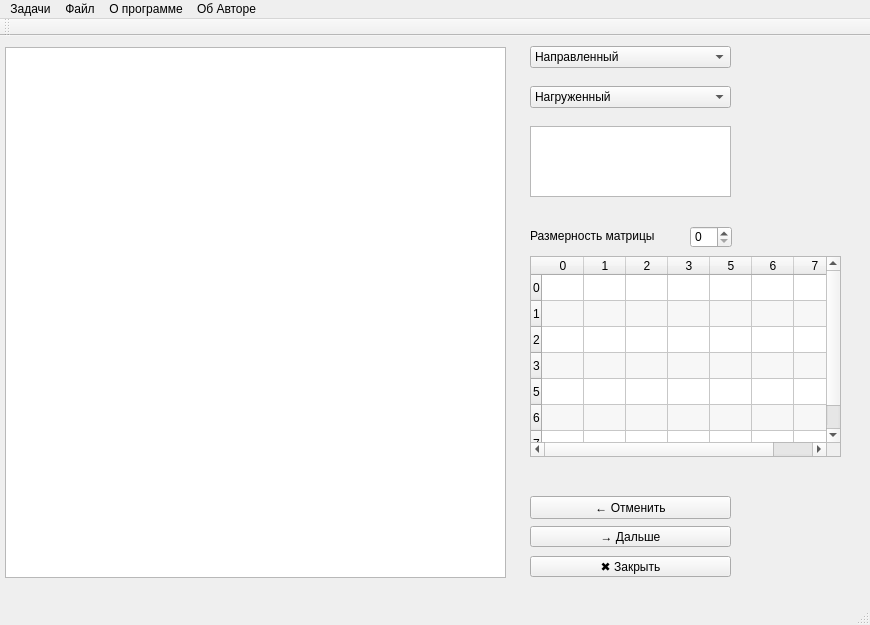
<?xml version="1.0" encoding="UTF-8"?>
<ui version="4.0">
 <class>MainWindow</class>
 <widget class="QMainWindow" name="MainWindow">
  <property name="geometry">
   <rect>
    <x>0</x>
    <y>0</y>
    <width>870</width>
    <height>625</height>
   </rect>
  </property>
  <property name="windowTitle">
   <string>MainWindow</string>
  </property>
  <widget class="QWidget" name="centralWidget">
   <widget class="QTextEdit" name="textInput">
    <property name="geometry">
     <rect>
      <x>530</x>
      <y>90</y>
      <width>201</width>
      <height>71</height>
     </rect>
    </property>
    <property name="focusPolicy">
     <enum>Qt::ClickFocus</enum>
    </property>
   </widget>
   <widget class="QPushButton" name="cancelButton">
    <property name="geometry">
     <rect>
      <x>530</x>
      <y>460</y>
      <width>201</width>
      <height>23</height>
     </rect>
    </property>
    <property name="text">
     <string>← Отменить</string>
    </property>
   </widget>
   <widget class="QPushButton" name="nextButton">
    <property name="geometry">
     <rect>
      <x>530</x>
      <y>490</y>
      <width>201</width>
      <height>21</height>
     </rect>
    </property>
    <property name="text">
     <string>→ Дальше</string>
    </property>
   </widget>
   <widget class="QPushButton" name="pushButton">
    <property name="geometry">
     <rect>
      <x>530</x>
      <y>520</y>
      <width>201</width>
      <height>21</height>
     </rect>
    </property>
    <property name="text">
     <string>✖ Закрыть</string>
    </property>
   </widget>
   <widget class="QTableView" name="tableView">
    <property name="geometry">
     <rect>
      <x>5</x>
      <y>11</y>
      <width>501</width>
      <height>531</height>
     </rect>
    </property>
   </widget>
   <widget class="QTableWidget" name="matrixWidget">
    <property name="geometry">
     <rect>
      <x>530</x>
      <y>220</y>
      <width>311</width>
      <height>201</height>
     </rect>
    </property>
    <property name="maximumSize">
     <size>
      <width>16777204</width>
      <height>16777215</height>
     </size>
    </property>
    <property name="sizeIncrement">
     <size>
      <width>0</width>
      <height>0</height>
     </size>
    </property>
    <property name="baseSize">
     <size>
      <width>7</width>
      <height>14</height>
     </size>
    </property>
    <property name="dragEnabled">
     <bool>false</bool>
    </property>
    <property name="dragDropMode">
     <enum>QAbstractItemView::NoDragDrop</enum>
    </property>
    <property name="alternatingRowColors">
     <bool>true</bool>
    </property>
    <property name="selectionMode">
     <enum>QAbstractItemView::ExtendedSelection</enum>
    </property>
    <property name="iconSize">
     <size>
      <width>1</width>
      <height>0</height>
     </size>
    </property>
    <property name="textElideMode">
     <enum>Qt::ElideLeft</enum>
    </property>
    <property name="showGrid">
     <bool>true</bool>
    </property>
    <property name="gridStyle">
     <enum>Qt::SolidLine</enum>
    </property>
    <property name="sortingEnabled">
     <bool>false</bool>
    </property>
    <property name="rowCount">
     <number>7</number>
    </property>
    <property name="columnCount">
     <number>7</number>
    </property>
    <attribute name="horizontalHeaderCascadingSectionResizes">
     <bool>false</bool>
    </attribute>
    <attribute name="horizontalHeaderDefaultSectionSize">
     <number>42</number>
    </attribute>
    <attribute name="horizontalHeaderMinimumSectionSize">
     <number>39</number>
    </attribute>
    <attribute name="horizontalHeaderShowSortIndicator" stdset="0">
     <bool>false</bool>
    </attribute>
    <attribute name="horizontalHeaderStretchLastSection">
     <bool>false</bool>
    </attribute>
    <attribute name="verticalHeaderCascadingSectionResizes">
     <bool>false</bool>
    </attribute>
    <attribute name="verticalHeaderDefaultSectionSize">
     <number>25</number>
    </attribute>
    <attribute name="verticalHeaderMinimumSectionSize">
     <number>26</number>
    </attribute>
    <attribute name="verticalHeaderShowSortIndicator" stdset="0">
     <bool>false</bool>
    </attribute>
    <attribute name="verticalHeaderStretchLastSection">
     <bool>false</bool>
    </attribute>
    <row>
     <property name="text">
      <string>0</string>
     </property>
    </row>
    <row>
     <property name="text">
      <string>1</string>
     </property>
    </row>
    <row>
     <property name="text">
      <string>2</string>
     </property>
    </row>
    <row>
     <property name="text">
      <string>3</string>
     </property>
    </row>
    <row/>
    <row/>
    <row/>
    <column>
     <property name="text">
      <string>0</string>
     </property>
     <property name="font">
      <font>
       <weight>50</weight>
       <bold>false</bold>
      </font>
     </property>
    </column>
    <column>
     <property name="text">
      <string>1</string>
     </property>
     <property name="font">
      <font>
       <weight>50</weight>
       <bold>false</bold>
      </font>
     </property>
    </column>
    <column>
     <property name="text">
      <string>2</string>
     </property>
    </column>
    <column>
     <property name="text">
      <string>3</string>
     </property>
    </column>
    <column/>
    <column/>
    <column/>
    <item row="0" column="0">
     <property name="text">
      <string/>
     </property>
     <property name="font">
      <font>
       <weight>75</weight>
       <bold>true</bold>
      </font>
     </property>
    </item>
    <item row="1" column="0">
     <property name="text">
      <string/>
     </property>
     <property name="font">
      <font>
       <weight>75</weight>
       <bold>true</bold>
      </font>
     </property>
    </item>
   </widget>
   <widget class="QSpinBox" name="spinBox">
    <property name="geometry">
     <rect>
      <x>690</x>
      <y>190</y>
      <width>42</width>
      <height>22</height>
     </rect>
    </property>
   </widget>
   <widget class="QLabel" name="label">
    <property name="geometry">
     <rect>
      <x>530</x>
      <y>190</y>
      <width>171</width>
      <height>20</height>
     </rect>
    </property>
    <property name="text">
     <string>Размерность матрицы</string>
    </property>
   </widget>
   <widget class="QComboBox" name="directBox">
    <property name="geometry">
     <rect>
      <x>530</x>
      <y>10</y>
      <width>201</width>
      <height>22</height>
     </rect>
    </property>
    <item>
     <property name="text">
      <string>Направленный</string>
     </property>
    </item>
    <item>
     <property name="text">
      <string>Ненаправленный</string>
     </property>
    </item>
   </widget>
   <widget class="QComboBox" name="comboBox">
    <property name="geometry">
     <rect>
      <x>530</x>
      <y>50</y>
      <width>201</width>
      <height>22</height>
     </rect>
    </property>
    <item>
     <property name="text">
      <string>Нагруженный</string>
     </property>
    </item>
    <item>
     <property name="text">
      <string>Ненагруженный</string>
     </property>
    </item>
   </widget>
  </widget>
  <widget class="QToolBar" name="mainToolBar">
   <attribute name="toolBarArea">
    <enum>TopToolBarArea</enum>
   </attribute>
   <attribute name="toolBarBreak">
    <bool>false</bool>
   </attribute>
  </widget>
  <widget class="QStatusBar" name="statusBar"/>
  <widget class="QMenuBar" name="menuBar">
   <property name="geometry">
    <rect>
     <x>0</x>
     <y>0</y>
     <width>870</width>
     <height>21</height>
    </rect>
   </property>
   <widget class="QMenu" name="menu">
    <property name="title">
     <string>Файл</string>
    </property>
    <addaction name="agencyMatrix"/>
    <addaction name="incidenceMatrix"/>
    <addaction name="ribsList"/>
    <addaction name="action"/>
   </widget>
   <widget class="QMenu" name="programAbout">
    <property name="title">
     <string>О программе</string>
    </property>
   </widget>
   <widget class="QMenu" name="authorAbout">
    <property name="title">
     <string>Об Авторе</string>
    </property>
   </widget>
   <widget class="QMenu" name="menu_2">
    <property name="title">
     <string>Задачи</string>
    </property>
   </widget>
   <addaction name="menu_2"/>
   <addaction name="menu"/>
   <addaction name="programAbout"/>
   <addaction name="authorAbout"/>
  </widget>
  <action name="agencyMatrix">
   <property name="text">
    <string>Матрица смежности</string>
   </property>
  </action>
  <action name="incidenceMatrix">
   <property name="text">
    <string>Матрица инцидентности</string>
   </property>
  </action>
  <action name="ribsList">
   <property name="text">
    <string>Список</string>
   </property>
  </action>
  <action name="vertexList">
   <property name="text">
    <string>Список вершин</string>
   </property>
  </action>
  <action name="action">
   <property name="text">
    <string>Сохранить</string>
   </property>
  </action>
 </widget>
 <layoutdefault spacing="6" margin="11"/>
 <resources/>
 <connections/>
</ui>
